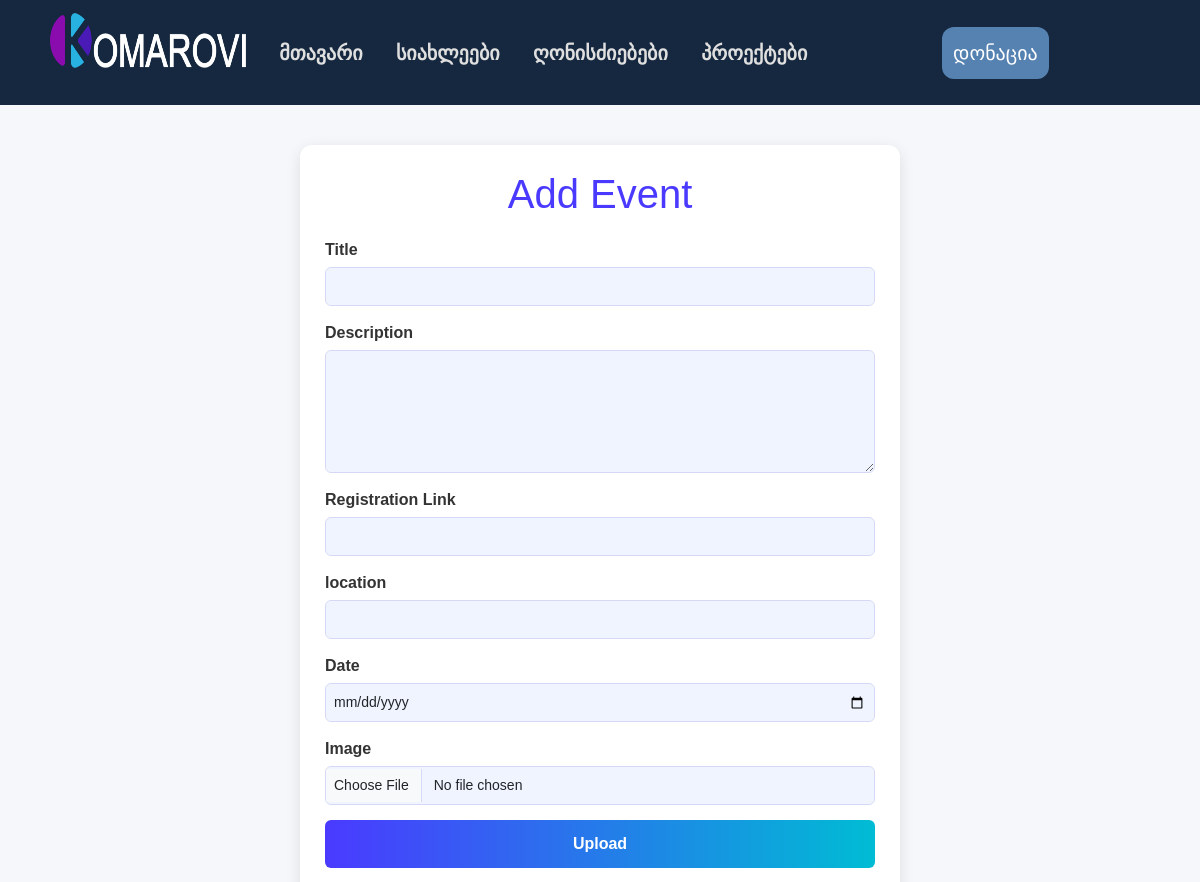
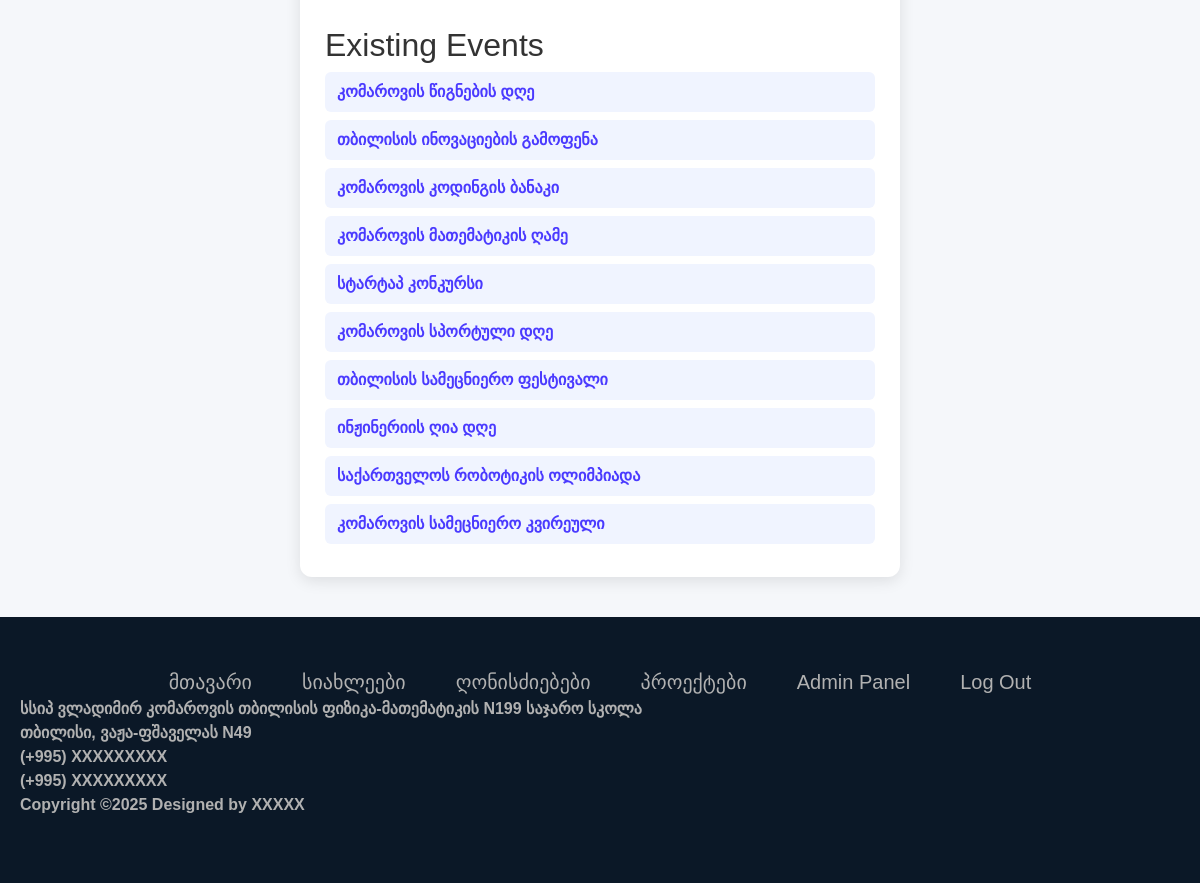
Page /adminpanel/events (signed in) on the committed database (2 pictures, top to bottom).
### models.py (models this page shows, shortened)
class Events(db.Model):
    id = db.Column(db.Integer, primary_key=True)
    title = db.Column(db.String(500), nullable=False)
    description = db.Column(db.Text)
    registration_link = db.Column(db.String(500))
    location = db.Column(db.String(500))
    image = db.Column(db.String(200))
    event_date = db.Column(db.DateTime)
    date_added = db.Column(db.DateTime, default=datetime.utcnow)

### routes.py (the view, shortened to what this page needs)
@app.route("/adminpanel/events", methods=['GET', 'POST'])
@login_required
def add_events():
    form = NewEvent()
    allEvents = Events.query.order_by(Events.date_added.desc())
    return render_template('add_events.html', form=form, events=allEvents)

### forms.py
class NewEvent(FlaskForm):
    title = StringField('Title', validators=[DataRequired(), Length(min=1, max=500)])
    description = StringField('Description', validators=[DataRequired()], widget=TextArea())
    registration_link = StringField("Registration Link", validators=[DataRequired()])
    location = StringField('location', validators=[DataRequired(), Length(min=1, max=500)])
    image = FileField('Image', validators=[FileAllowed(['jpg', 'jpeg', 'png', 'gif'], 'Images only!')])
    event_date = DateField('Date', format='%Y-%m-%d', validators=[DataRequired()])
    submit = SubmitField('Upload')

### models.py (called while the page is built)
@login_manager.user_loader
def load_user(user_id):
    return User.query.get(user_id)

### templates/add_events.html (shortened to what this page needs)
{% extends "base.html" %} {% block head %}
<link
  rel="stylesheet"
  href="{{ url_for('static', filename='css/add_events.css') }}"
/>
{% endblock %} {% block content %}
<div class="form-container">
  <h1>Add Event</h1>
  <form method="POST" action="" enctype="multipart/form-data">
    <div class="form-group">
      <label>{{ form.title.label }}</label>
      {{ form.title(class="form-control") }}
    </div>
    <div class="form-group">
      <label>{{ form.description.label }}</label>
      {{ form.description(class="form-control", rows="5") }}
    </div>
    <div class="form-group">
      <label>{{ form.registration_link.label }}</label>
      {{ form.registration_link(class="form-control") }}
    </div>
    <div class="form-group">
      <label>{{ form.location.label }}</label>
      {{ form.location(class="form-control") }}
    </div>
    <div class="form-group">
      <label>{{ form.event_date.label }}</label>
      {{ form.event_date(class="form-control") }}
    </div>
    <div class="form-group">
      <label>{{ form.image.label }}</label>
      {{ form.image(class="form-control") }}
    </div>
    {{ form.submit(class="btn-submit") }}
  </form>
  <div class="events-list">
    <h2>Existing Events</h2>
    {% for event in events %}
    <a href="{{ url_for('update_event', id=event.id) }}">{{ event.title }}</a>
    {% endfor %}
  </div>
</div>
{% endblock %}

### templates/base.html (shortened to what this page needs)
<!doctype html>
<html lang="en-US">
  <head>
    <link
      href="https://cdn.jsdelivr.net/npm/bootstrap@5.3.3/dist/css/bootstrap.min.css"
      rel="stylesheet"
    />
    <link
      rel="stylesheet"
      href="{{ url_for('static', filename='css/fonts.css') }}"
    />
    <link
      rel="stylesheet"
      href="{{ url_for('static', filename='css/main.css') }}"
    />
    <link
      rel="stylesheet"
      href="{{ url_for('static', filename='css/footer.css') }}"
    />
    {% block head %} {% endblock%}
  </head>
  <body>
    <div class="headerbox">
      <div class="header">
        <div class="left-section">
          <a href="/home"
            ><img
              src="{{ url_for('static', filename='images/k_logo3-2.png') }}"
              class="logo"
              alt="Logo"
          /></a>
        </div>
        <nav class="center-section">
          <a
            href="{{url_for('home')}}"
            class="{{ 'active' if current_page == 'home' else '' }}"
            >მთავარი</a
          >
          <a
            href="{{url_for('all_news')}}"
            class="{{ 'active' if current_page == 'news' else '' }}"
            >სიახლეები</a
          >
          <a
            href="{{url_for('events')}}"
            class="{{ 'active' if current_page == 'events' else '' }}"
            >ღონისძიებები</a
          >
          <a
            href="{{url_for('projects')}}"
            class="{{ 'active' if current_page == 'projects' else '' }}"
            >პროექტები</a
          >
        </nav>
        <div class="right-section">
          <button>დონაცია</button>
        </div>
      </div>
    </div>
    <main>{% block content %} {% endblock%}</main>
    <footer class="footer-container">
      <div class="links">
        <a href="{{url_for('home')}}">მთავარი</a>
        <a href="{{url_for('all_news')}}">სიახლეები</a>
        <a href="{{url_for('events')}}">ღონისძიებები</a>
        <a href="{{url_for('projects')}}">პროექტები</a>
        {% if current_user.role=="admin" %}
        <a href="{{ url_for('adminpanel') }}">Admin Panel</a>
        <a href="/logout" role="button">Log Out</a>
        {% else %}
        <a href="/login" role="button">Log In</a>{% endif %}
      </div>
      <div class="contacts">
        <span>
          სსიპ ვლადიმირ კომაროვის თბილისის ფიზიკა-მათემატიკის N199 საჯარო სკოლა
        </span>
        <span> თბილისი, ვაჟა-ფშაველას N49 </span>
        <span> (+995) XXXXXXXXX </span>
        <span> (+995) XXXXXXXXX </span>
      </div>
      <div class="footer-bottom">
        <p>Copyright &copy;2025 Designed by XXXXX</p>
      </div>
    </footer>
  </body>
</html>

### static/css/main.css (style rules this page uses)
html, body { margin: 0; height: 100%; padding: 0; display: flex; flex-direction: column; background-color: rgb(251, 251, 252); font-family: "BpgIngiriArial", Arial, Helvetica, sans-serif; }
main { flex: 1; }
button { font-family: "BpgIngiriArial", Arial, Helvetica, sans-serif; }
.header { display: flex; flex-direction: row; justify-content: space-evenly; background-color: #15283f; align-items: center; height: 105px; }
.left-section { height: 55px; margin-left: 0px; margin-top: 5px; margin-bottom: 30px; margin-right: 0px; width: 263.45px; }
.center-section { height: 60.6px; width: 800px; display: flex; justify-content: space-evenly; align-items: center; margin: 5px 0px; }
.center-section a { text-decoration: none; font-weight: 800; font-size: 20px; color: rgb(223, 223, 223); position: relative; }
.center-section a::after { content: ""; position: absolute; right: 0; left: 0; width: calc(100% + 80px); left: -40px; top: 57px; height: 10px; background-color: transparent; transition: background-color 0.3s ease; }
.right-section { height: 60.6px; display: flex; justify-content: center; align-items: center; margin: 5px 71.3415px; }
.right-section button { background-color: #5682b1; color: white; font-size: 20px; padding: 11px 11px; border-radius: 12px; border: none; margin: 0px 30px; }
.logo { width: 100%; height: 100%; }
.headerbox { margin: 0 0; background-color: rgb(21, 40, 63); padding: 0px 50px; height: 105px; }

### static/css/footer.css (style rules this page uses)
span, p { color: rgb(177, 177, 177); font-weight: bold; }
a { text-decoration: none; }
.footer-container { background-color: #0b1827; padding: 50px 20px; width: 100%; }
.contacts { display: flex; flex-direction: column; }
.links { display: flex; justify-content: center; gap: 50px; }
.links a { color: rgb(177, 177, 177); font-size: 20px; }

### static/css/add_events.css (style rules this page uses)
body { background-color: #f5f7fa; font-family: Arial, sans-serif; color: #333; }
.form-container { max-width: 600px; margin: 40px auto; padding: 25px; background-color: #ffffff; border-radius: 12px; box-shadow: 0px 4px 15px rgba(0, 0, 0, 0.1); }
.form-container h1 { text-align: center; color: #4a3aff; margin-bottom: 20px; }
.form-group { margin-bottom: 15px; }
.form-group label { display: block; margin-bottom: 5px; font-weight: bold; }
.form-group input, .form-group textarea { width: 100%; padding: 8px; border-radius: 6px; border: 1px solid #d6d9f5; background-color: #f0f4ff; font-size: 14px; }
.form-group textarea { min-height: 80px; resize: vertical; }
.btn-submit { width: 100%; padding: 12px 0; background: linear-gradient(90deg, #4a3aff, #00bcd4); color: white; border: none; font-weight: bold; border-radius: 6px; cursor: pointer; transition: 0.3s ease; }
.events-list { margin-top: 40px; }
.events-list a { display: block; padding: 8px 12px; margin-bottom: 8px; background-color: #f0f4ff; border-radius: 6px; color: #4a3aff; text-decoration: none; font-weight: bold; transition: 0.3s ease; }

### rows in the picture
Events: title "კომაროვის წიგნების დღე"
Events: title "თბილისის ინოვაციების გამოფენა"
Events: title "კომაროვის კოდინგის ბანაკი"
Events: title "კომაროვის მათემატიკის ღამე"
Events: title "სტარტაპ კონკურსი"
Events: title "კომაროვის სპორტული დღე"
Events: title "თბილისის სამეცნიერო ფესტივალი"
Events: title "ინჟინერიის ღია დღე"
Events: title "საქართველოს რობოტიკის ოლიმპიადა"
Events: title "კომაროვის სამეცნიერო კვირეული"
